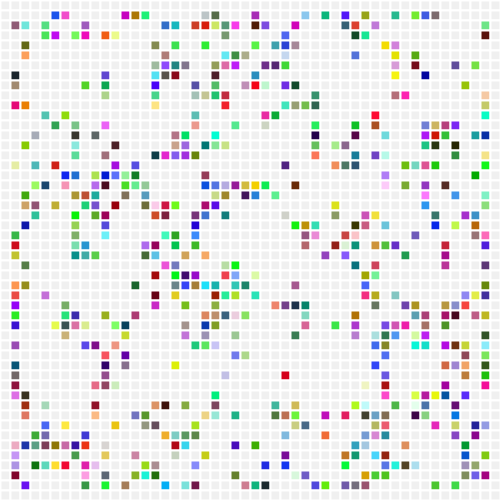
Frame 1 (no input)
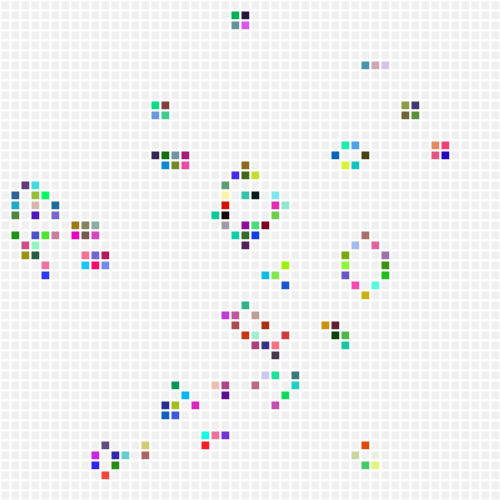
Frame 60 (the mouse pressed at the canvas centre just before this capture)
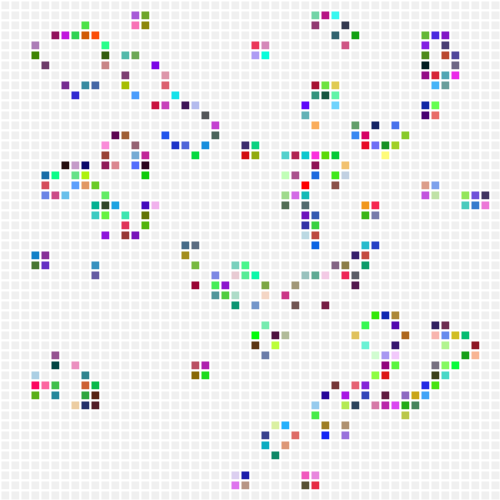
Frame 120 (the mouse held since frame 60 and released just before this capture)

The Processing sketch that drew these frames (run headless with seeded random() and noise(); from frame 60 on, the mouse is pressed at the canvas centre):

// Processing sketch: game_of_life
// ── game_of_life.pde
// CA / Game of Life sketching
// Laurel O'Brien
// laureljobrien@gmail.com
// 20151127
//
// manually copied from The Nature of Code exercises by Daniel Shiffman
// as practice

GOL gol; //declare GOL object "gol"

void setup() {
  size(500, 500); //canvas size
  frameRate(24); //24 fps
  gol = new GOL(); //declare new GOL object
}

void draw() {
  background(255); //white bg
  
  gol.generate(); //calculate new generation of cells
  gol.display(); //render new generation on-screen
}

void mousePressed() {
  gol.init(); //start a new game of life
}

// ── GOL.pde
// Game of Life class

class GOL {

  //attributes
  int w = 10; //square cell dimension
  int columns, rows; //columns and rows in grid
  int[][] board; //2d array representing "game board"
  
  //constructor
  GOL() {
    //initialize rows, columns, and arrays
    columns = width/w;
    rows = height/w;
    board = new int[columns][rows]; //initialize number of indices in board[][]
    
    init(); //call init method
  }
  
  
  ///////////////////
  //methods
  
  
  
  //initialize board[][] with random cells (dead or alive; int of 0 or 1)
  void init() {
    //for all columns minus one on either end:
    for (int i = 1; i < columns-1; i ++) {
      //and for all rows minus one on either end:
      for (int j = 1; j < rows-1; j ++) {
        board[i][j] = int(random(2)); //assign i and j index random value of 0 or 1
      }
    }
  } //end of init
  
  
  
  //create a new generation by adding the value (1 or 0) of a cell in board[][]
  //to local variable "neighbours". check neighbours against a list of rules
  //to determine the cell's fate, store it in next[][], and re-assign board[][]
  //as next[][] so the process can repeat
  void generate() {
    int[][] next = new int [columns][rows];
    
    //loop through every spot in our 2d array and check spots for neighbours
    for (int x = 1; x < columns - 1; x ++) {
      for (int y = 1; y < rows-1; y ++) {
        
        //add up all the states in a 3x3 surrounding grid
        int neighbours = 0; //init local variable neighbours
        for (int i = -1; i <= 1; i ++) {
          for (int j = -1; j <= 1; j ++) {
            neighbours += board[x+i][y+j];
          }
        }
        
        //subtract current cell's state; was added in the above loop
        neighbours -= board[x][y];
        
        // rules of life
        //
        //if cell is alive and it was has less than 2  neighbours, die
        if ((board[x][y] == 1) && (neighbours < 2))  {next[x][y] = 0;}
        //if cell is alive and has greater than 3 neighbours, die
        else if ((board[x][y] == 1) && (neighbours > 3)) {next[x][y] = 0;}
        //if cell is dead and has exactly 3 neighbours, birth
        else if ((board[x][y] == 0) && (neighbours == 3)) {next[x][y] = 1;}
        //if no rules apply to this cell, leave it unchanged
        else {next[x][y] = board[x][y];}
      }
    } //end of parent for-loop
    
    //'next' is our new board
    board = next;
 
  } //end of generate
  
  
  
  //render each "cell" black or white depending on its state
  void display() {
    //for every column:
    for (int i = 0; i < columns; i ++) {
      //for every row:
      for (int j = 0; j < rows; j ++) {
        //if cell at (i, j) in board[][] was resolved to 1
        if ((board[i][j] == 1)) {
          fill(random(255), random(255), random(255)); //random colour fill
        //if it was instead resolved to 0
        } else {
          fill(240); //grey fill
        }
        
        strokeWeight(2);
        stroke(255); //white stroke
        //draw a rectangle with above fill at a coordinate location in board[i][j],
        //adjusted for dimensions of a grid cell (w)
        rect(i*w, j*w, w, w);
      }
    }
    
  } //end of display
  
}
